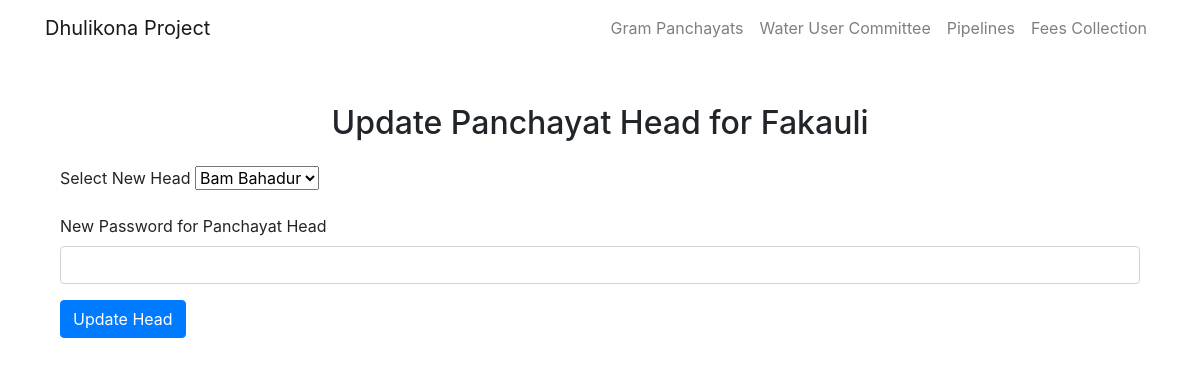
Page /update-panchayat-head/3/ (signed in) on the earlier database version.
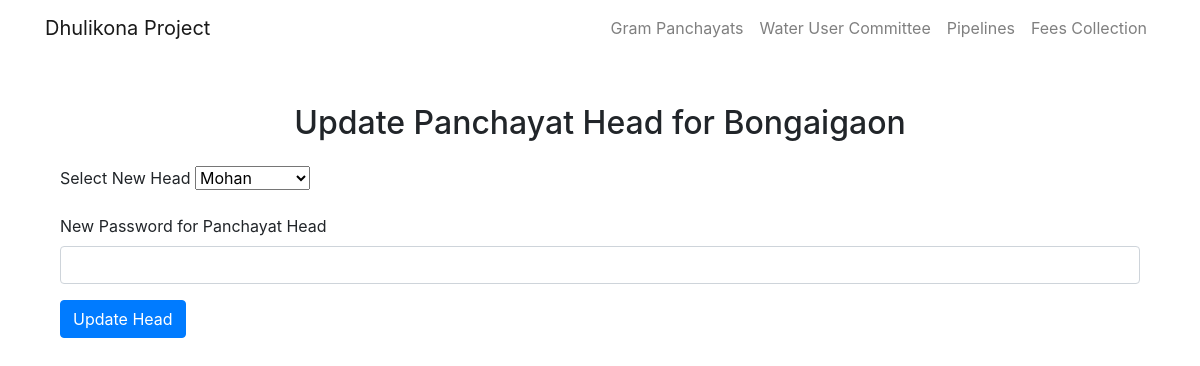
Same page on the later database version.
### water_management/models.py (models this page shows, shortened)
class GramPanchayat(models.Model):
    panchayat_name = models.CharField(max_length=100)
    panchayat_address = models.CharField(max_length=100)
    panchayat_head = models.ForeignKey(Person, related_name="panchayathead", on_delete=models.SET_NULL, null=True, blank=True)
    contractor = models.ForeignKey(Contractor, related_name="contractor_assigned_panchayats", on_delete=models.SET_NULL, null=True, blank=True)

### water_management/views.py (the view, shortened to what this page needs)
# urls.py: path('update-panchayat-head/<int:panchayat_id>/', update_panchayat_head, name='update_panchayat_head'),
@login_required(login_url="portal/login/")
def update_panchayat_head(request, panchayat_id):
    panchayat = get_object_or_404(GramPanchayat, id=panchayat_id)
    context = {
        'panchayat': panchayat
    }
    return render(request, 'update_panchayat_head.html', context)

### water_management/templates/update_panchayat_head.html (shortened to what this page needs)
{% extends 'base.html' %}
{% block start %}
<div class="container mt-5">
    <h2 class="text-center mb-4">Update Panchayat Head for {{ panchayat.panchayat_name }}</h2>
    <form method="post">
        <div class="mb-3">
            <label for="new_head" class="form-label">Select New Head</label>
            <select class="form-select" id="new_head" name="new_head">
                {% for consumer in panchayat.residents.all %}
                    <option value="{{ consumer.id }}">{{ consumer.person_name }}</option>
                {% endfor %}
            </select>
        </div>
        <div class="mb-3">
            <label for="new_password" class="form-label">New Password for Panchayat Head</label>
            <input type="password" class="form-control" id="new_password" name="new_password" required>
        </div>
        <button type="submit" class="btn btn-primary">Update Head</button>
    </form>
</div>
{% endblock %}

Differences in the rows shown:
changed GramPanchayat: panchayat_name "Fakauli" → "Bongaigaon"
Other differences:
form field new_head: "Bam Bahadur" → "Mohan"
